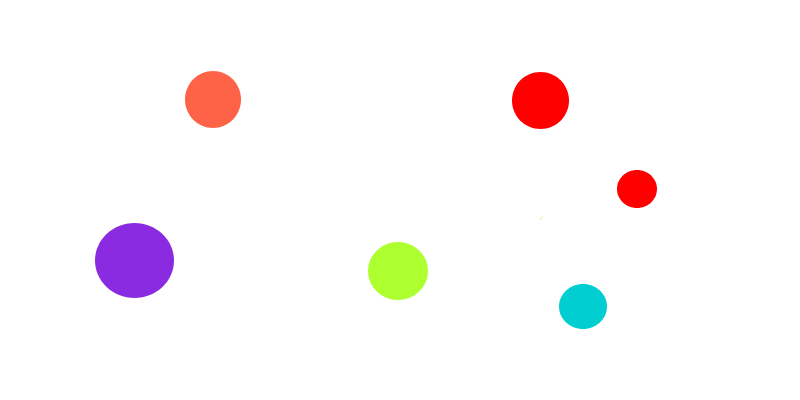
#> input picture images/blob.png, 800 x 400 px
$ python detect_img.py
#> lines starting #> are read from the running program, lines starting #| are printed output that depends on the picture; after the words box and inside, x2 and y2 are one past the last pixel; in counts of white or black regions, pixels touching at a corner belong together
import cv2 as cv
import numpy as np

img_path = r'../images/blob.png'

img = cv.imread(img_path, cv.IMREAD_COLOR)
#> img is the input picture: shape (400, 800, 3); mean B, G, R 248.1, 247.5, 251.3
hsv = cv.cvtColor(img, cv.COLOR_BGR2HSV)
#> hsv: shape (400, 800, 3); mean H, S, V 2.9, 10.5, 254.3

lower_red = np.array([0, 235, 235])
upper_red = np.array([0, 255, 255])

lower_purple = np.array([130, 153, 178])
upper_purple= np.array([140, 210, 229])


lower_green = np.array([38, 204, 250])
upper_green = np.array([44, 210, 255])

mask_red = cv.inRange(hsv, lower_red, upper_red)
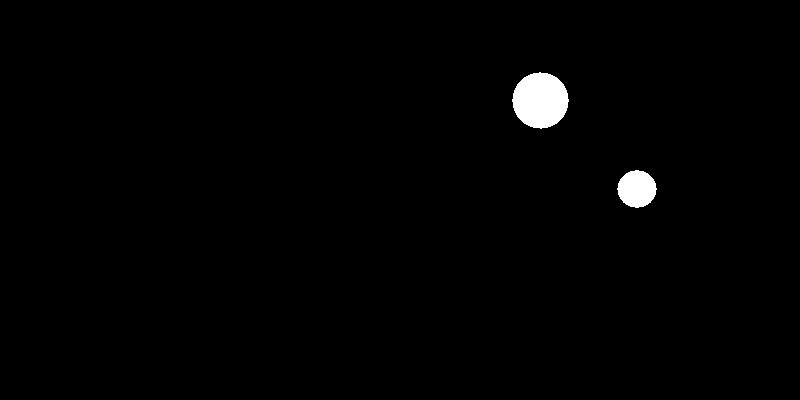
#> mask_red: shape (400, 800); 1.1% white; 2 white regions, box (x1, y1, x2, y2) and area: (512, 72, 569, 129) 2467, (617, 170, 657, 208) 1138
mask_purple = cv.inRange(hsv, lower_purple, upper_purple)
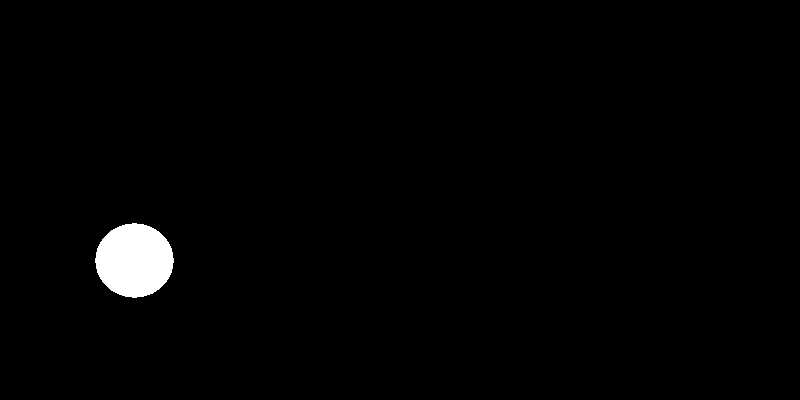
#> mask_purple: shape (400, 800); 1.4% white; 1 white region, box (x1, y1, x2, y2) and area: (95, 223, 174, 298) 4548
mask_green = cv.inRange(hsv, lower_green, upper_green)
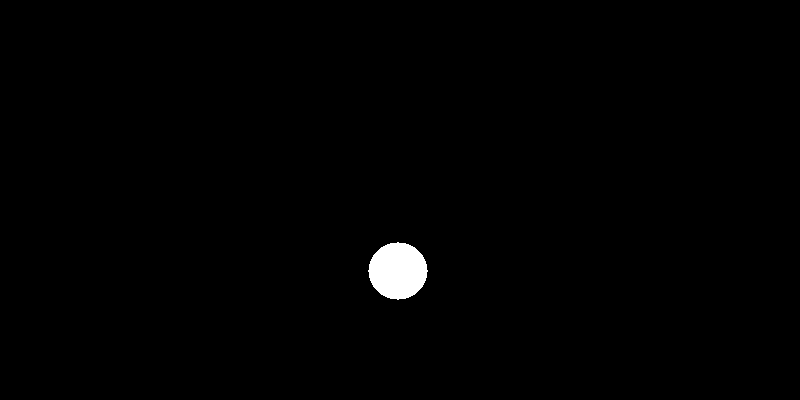
#> mask_green: shape (400, 800); 0.82% white; 1 white region, box (x1, y1, x2, y2) and area: (368, 242, 428, 300) 2624

cv.imshow("test", img)

cv.imshow("red mask", mask_red)
cv.imshow("purple mask", mask_purple)
cv.imshow("green mask", mask_green)

cv.imshow("hsv image", hsv)
cv.waitKey(0)

cv.destroyAllWindows()
